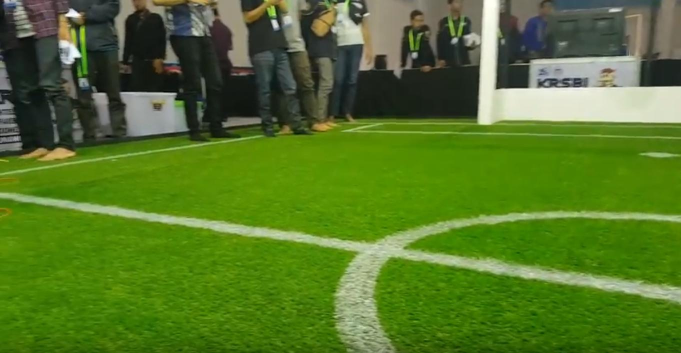
#> input picture kri17.jpg, 1362 x 706 px (shown at 1/2 size)
$ python FindDominantColor10.py
#> lines starting #> are read from the running program, lines starting #| are printed output that depends on the picture; after the words box and inside, x2 and y2 are one past the last pixel; in counts of white or black regions, pixels touching at a corner belong together
import cv2
import numpy as np
import time
import math

def detectLines(img_name):
    # Read image
#> called with img_name = 'kri17.jpg'
    img = cv2.imread(img_name)
#> img is the input picture: shape (706, 1362, 3); mean B, G, R 40.3, 117.4, 84.5

    # Resize image
    W = 480
    height, width, depth = img.shape
#> height = 706; width = 1362; depth = 3
    imgScale = W/width
#> imgScale = 0.352
    newX, newY = img.shape[1]*imgScale, img.shape[0]*imgScale
#> newX = 480; newY = 248.8
    img = cv2.resize(img, (int(newX), int(newY)))
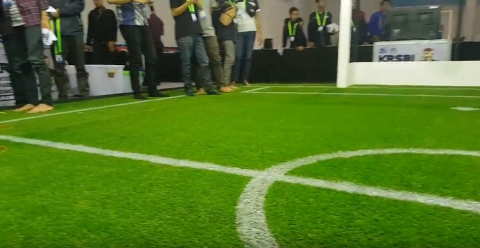
#> img: shape (248, 480, 3); mean B, G, R 40.2, 117.3, 84.4

    # Blurring image
    img = cv2.GaussianBlur(img, (1, 1), 0)

    # Convert to HSV color
    img = cv2.cvtColor(img, cv2.COLOR_BGR2HSV)
#> img: shape (248, 480, 3); mean H, S, V 46.5, 163.7, 118.2

    # Set dominant field color
    FieldColor = np.array([40, 188, 113])

    # Max gap to the dominant field color
    maxGap = 120

    # Convert to array 2D
    img2D = np.reshape(img, (img.shape[0] * img.shape[1],3))

    for idx in range(img2D.shape[0]):

        # Select current pixel
        cpixel = img2D[idx]

        # Gap to the dominant color
        gap = ((cpixel[0]-FieldColor[0])**2 + (cpixel[1]-FieldColor[1])**2 + (cpixel[2]-FieldColor[2])**2)**0.5

        # Set new color
        if (gap > maxGap):
            newColor = np.array([0, 0, 0])
        else:
            newColor = FieldColor

        # Apply new color to the image
        crow = math.ceil(idx/img.shape[1])-1
        ccol = idx-crow*img.shape[1]-1
        img[crow][ccol] = newColor
#> this loop made 119040 passes
#> (cpixel, gap) on passes 1 to 12: ([150, 51, 35], 192.2), ([150, 34, 45], 201.1), ([140, 19, 82], 198.8), ([131, 11, 182], 210.6), ([125, 14, 198], 211.5), ([120, 11, 200], 212.8), ([104, 16, 172], 192.8), ([111, 23, 142], 182), ([111, 19, 179], 194.8), ([103, 13, 180], 197.7), ([80, 9, 179], 194.9), ([87, 16, 158], 183.9)
#> gap on passes 61 to 66: 167.1, 166.8, 166.8, 166.8, 166.8, 166.5
#> img: shape (248, 480, 3); mean H, S, V 25.7, 120.6, 72.5

    # Convert to grayscale image
    gray = cv2.cvtColor(img, cv2.COLOR_HSV2BGR)
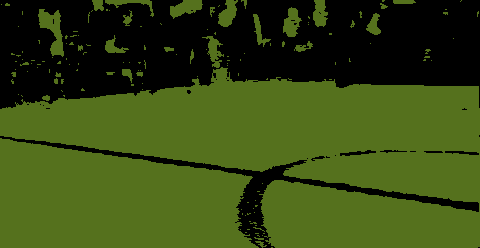
#> gray: shape (248, 480, 3); mean B, G, R 18.6, 72.5, 54.5
    gray = cv2.cvtColor(gray, cv2.COLOR_BGR2GRAY)
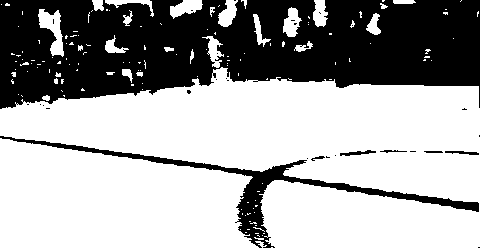
#> gray: shape (248, 480); values 0 (black) and 95 (white), 64.2% white; 31 black regions (24 under 20 px), largest, box (x1, y1, x2, y2) and area: (0, 0, 480, 109) 38168, (0, 136, 479, 248) 4133, (340, 150, 376, 156) 103

    # Set Threshold and edge
    _, thresh = cv2.threshold(gray, 30, 255, cv2.THRESH_BINARY_INV)
    edge = cv2.Canny(gray, 50, 200, None, 3)
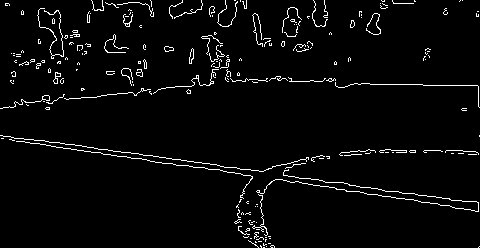
#> edge: shape (248, 480); 3.4% white in thin lines or dots

    cv2.imshow("newImage", thresh)


detectLines("kri17.jpg")

print(time.clock())
cv2.waitKey(0)
cv2.destroyAllWindows()

$ run again, with kri10.jpg copied over kri17.jpg
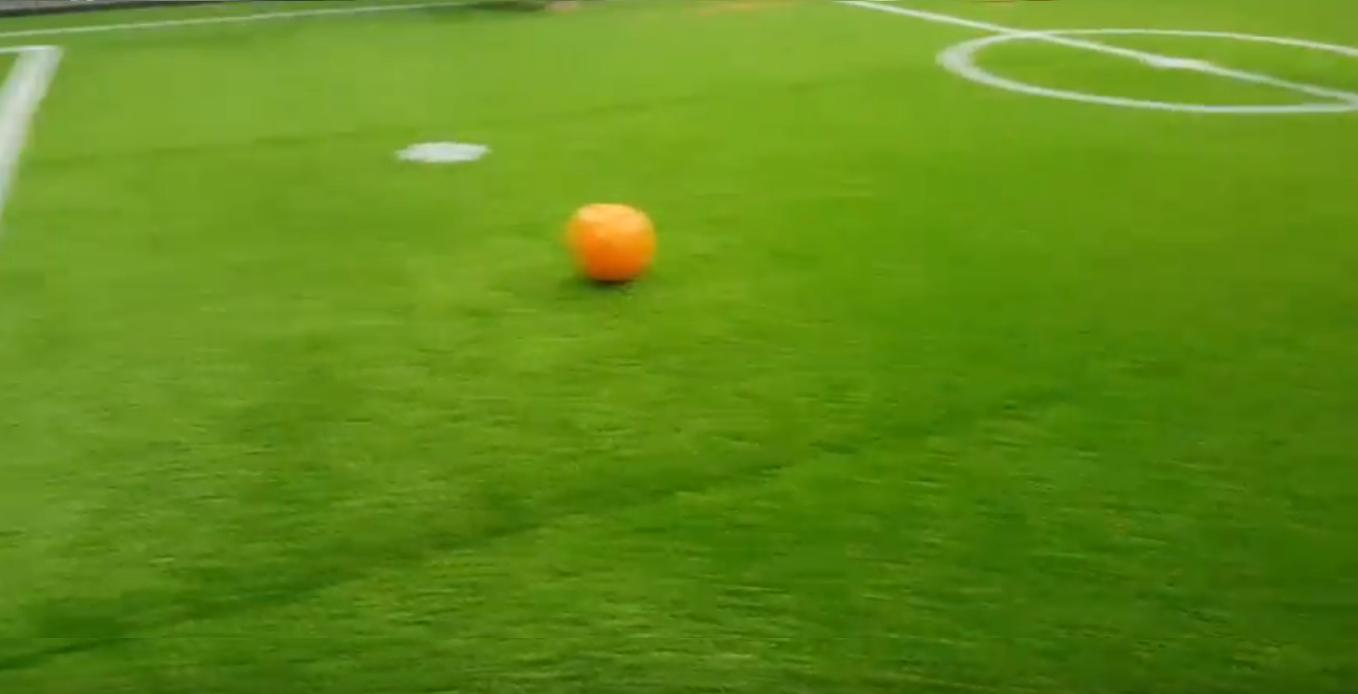
#> input picture kri10.jpg, 1358 x 694 px
#> in detectLines, img is the input picture: shape (694, 1358, 3); mean B, G, R 24.3, 139.2, 96
#> the loop in detectLines, `for idx in range(img2D.shape[0]):` made 117600 passes
#> (cpixel, gap) on passes 1 to 8: ([57, 25, 113], 163.9), ([57, 25, 113], 163.9), ([57, 25, 111], 163.9), ([57, 26, 109], 162.9), ([57, 25, 111], 163.9), ([52, 25, 114], 163.4), ([48, 22, 114], 166.2), ([45, 27, 114], 161.1)
#> in detectLines, `gray = cv2.cvtColor(gray, cv2.COLOR_BGR2GRAY)`:
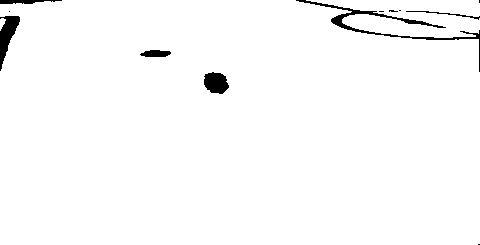
#> gray: shape (245, 480); values 0 (black) and 95 (white), 98% white; 12 black regions (6 under 20 px), largest, box (x1, y1, x2, y2) and area: (296, 0, 480, 72) 917, (0, 16, 20, 71) 513, (204, 72, 229, 94) 415, (140, 50, 171, 57) 170, (0, 0, 62, 4) 168, (406, 11, 480, 20) 99
#> in detectLines, `edge = cv2.Canny(gray, 50, 200, None, 3)`:
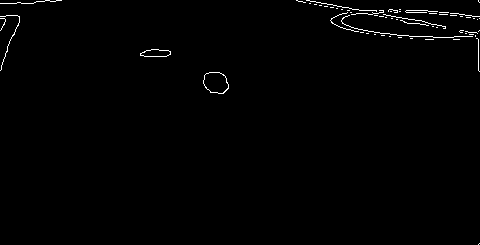
#> edge: shape (245, 480); 0.87% white in thin lines or dots

$ run again, with kri11.jpg copied over kri17.jpg
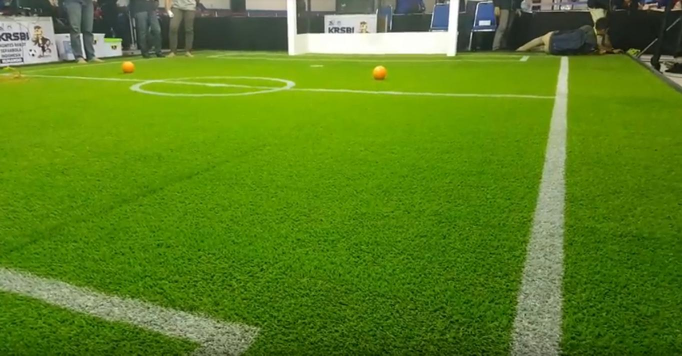
#> input picture kri11.jpg, 1364 x 711 px (shown at 1/2 size)
#> in detectLines, img is the input picture: shape (711, 1364, 3); mean B, G, R 30.5, 128.8, 91
#> the loop in detectLines, `for idx in range(img2D.shape[0]):` made 120000 passes
#> (cpixel, gap) on passes 1 to 8: ([109, 72, 74], 140.5), ([106, 64, 76], 145.3), ([102, 40, 82], 163.4), ([99, 22, 83], 178.7), ([83, 12, 85], 183.3), ([55, 17, 88], 173.5), ([55, 19, 81], 172.7), ([60, 23, 90], 167.8)
#> in detectLines, `gray = cv2.cvtColor(gray, cv2.COLOR_BGR2GRAY)`:
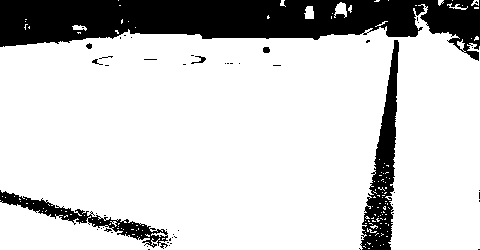
#> gray: shape (250, 480); values 0 (black) and 95 (white), 81% white; 52 black regions (45 under 20 px), largest, box (x1, y1, x2, y2) and area: (0, 0, 480, 61) 17340, (360, 40, 399, 250) 3345, (0, 190, 168, 249) 1816
#> in detectLines, `edge = cv2.Canny(gray, 50, 200, None, 3)`:
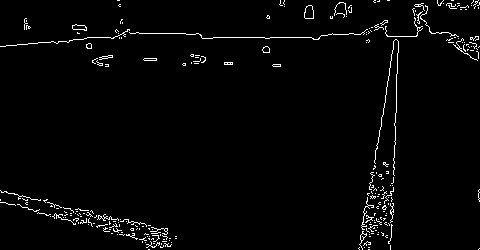
#> edge: shape (250, 480); 2.3% white in thin lines or dots

$ run again, with kri12.jpg copied over kri17.jpg
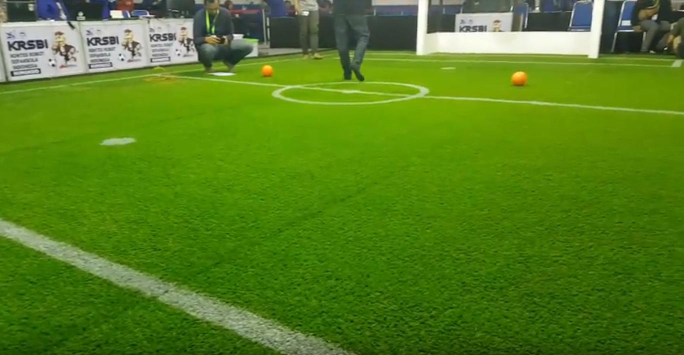
#> input picture kri12.jpg, 1367 x 710 px (shown at 1/2 size)
#> in detectLines, img is the input picture: shape (710, 1367, 3); mean B, G, R 29.3, 126.5, 85.1
#> the loop in detectLines, `for idx in range(img2D.shape[0]):` made 119520 passes
#> (cpixel, gap) on passes 1 to 8: ([26, 53, 96], 136.8), ([27, 49, 105], 139.8), ([35, 35, 124], 153.5), ([41, 27, 159], 167.4), ([46, 34, 126], 154.7), ([47, 50, 72], 144.1), ([52, 45, 62], 152.3), ([63, 41, 62], 157.3)
#> in detectLines, `gray = cv2.cvtColor(gray, cv2.COLOR_BGR2GRAY)`:
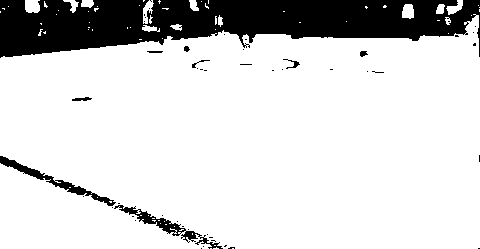
#> gray: shape (249, 480); values 0 (black) and 95 (white), 83.2% white; 49 black regions (40 under 20 px), largest, box (x1, y1, x2, y2) and area: (0, 0, 480, 58) 18216, (0, 156, 116, 206) 762, (114, 205, 223, 249) 731
#> in detectLines, `edge = cv2.Canny(gray, 50, 200, None, 3)`:
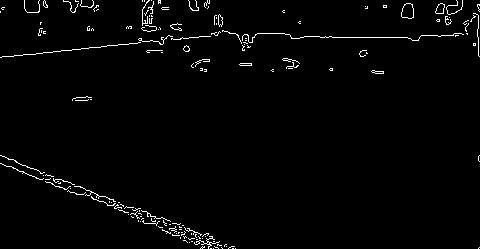
#> edge: shape (249, 480); 1.9% white in thin lines or dots
